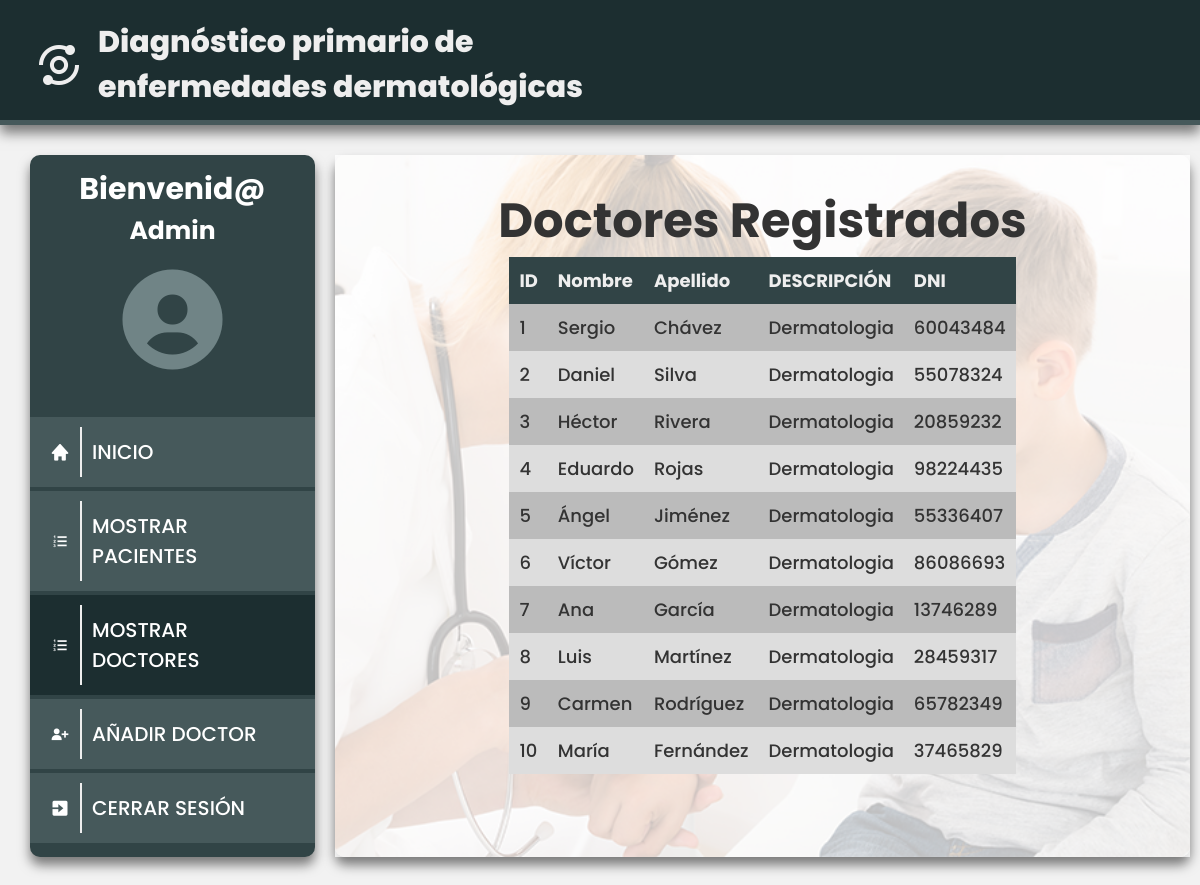
Screenshot of /show_doctors_admin with the database file from the repository.
### tables this page shows
CREATE TABLE "Doctors" (
	"id"	INTEGER NOT NULL,
	"name"	TEXT NOT NULL,
	"lastName"	TEXT NOT NULL,
	"description"	TEXT NOT NULL,
	"document"	TEXT NOT NULL,
	"password"	TEXT NOT NULL,
	PRIMARY KEY("id" AUTOINCREMENT)
);

### app.py (the view)
@app.route("/show_doctors_admin")
def show_doctors_admin():
    conn = sqlite3.connect(database_path)
    cursor = conn.cursor()
    cursor.execute("SELECT * FROM Doctors")
    resultados = cursor.fetchall()
    cursor.close()
    conn.close()
    return render_template("show_doctors_admin.html", doctores=resultados)

### templates/show_doctors_admin.html
{% extends "interface_admin.html" %}
{% block ul %}
<ul class="nav_list">
  <li><a class="menu_opcion" href="{{ url_for('interface_admin') }}">
      <div>
        <i class='bx bxs-home'></i>
        <span>INICIO</span>
      </div>
    </a></li>
  <li><a class="menu_opcion" href="{{ url_for('show_patients_admin') }}">
      <div>
        <i class='bx bx-list-ol'></i>
        <span>MOSTRAR PACIENTES</span>
      </div>
    </a></li>
  <li><a class="menu_opcion activado" href="{{ url_for('show_doctors_admin') }}">
      <div>
        <i class='bx bx-list-ol'></i>
        <span>MOSTRAR DOCTORES</span>
      </div>
    </a></li>
  <li><a class="menu_opcion" href="{{ url_for('add_doctor')}}">
      <div>
        <i class='bx bxs-user-plus'></i>
        <span>AÑADIR DOCTOR</span>
      </div>
    </a></li>
  <li><a class="menu_opcion" href="{{ url_for('index') }}">
      <div>
        <i class='bx bxs-exit'></i>
        <span>CERRAR SESIÓN</span>
      </div>
    </a></li>
</ul>
{% endblock %}
{% block content %}
<div class="overlay_3">
  <h1>Doctores Registrados</h1>
  <div class="patients_table">
    <table>
      <tr>
        <th>ID</th>
        <th>Nombre</th>
        <th>Apellido</th>
        <th>DESCRIPCIÓN</th>
        <th>DNI</th>
      </tr>
      {% for doctor in doctores %}
      <tr>
        <td>{{ doctor[0] }}</td>
        <td>{{ doctor[1] }}</td>
        <td>{{ doctor[2] }}</td>
        <td>{{ doctor[3] }}</td>
        <td>{{ doctor[4] }}</td>
      </tr>
      {% endfor %}
    </table>
  </div>
</div>
{% endblock %}

### static/css/admin_style.css (style rules this page uses)
* { margin: 0; padding: 0; box-sizing: border-box; }
.nav_list { list-style: none; display: flex; flex-direction: column; width: 100%; }
.menu_opcion { display: block; text-decoration: none; padding: 10px; font-size: 20px; font-family: "Poppins", sans-serif; font-weight: 500; color: #fff; background-color: #46595b; border-top: 2px solid #314446; border-bottom: 2px solid #314446; transition: all 0.6s ease; }
.activado { background-color: #1c2e30; }
.menu_opcion div { display: flex; align-items: center; }
.menu_opcion span { display: block; border-left: 2px solid #eee; padding: 10px; }
.menu_opcion i { padding: 10px; }
.overlay_3 { width: 100%; height: 100%; background-color: rgba(255, 255, 255, 0.75); display: flex; align-items: center; flex-direction: column; justify-content: center; padding: 30px 0px 0px 0px; font-size: 24px; font-family: "Poppins", sans-serif; font-weight: 500; color: #333; }
.patients_table { height: 600px; overflow-y: scroll; }
.patients_table th { background-color: #314446; color: #EEE; font-size: 18px; padding: 10px; }
.patients_table td { padding: 5px; color: #333; font-size: 18px; padding: 10px; }
.patients_table table { border-collapse: collapse; text-align: left; }
.patients_table tr { background-color: #ddd; }
.patients_table tr:nth-child(even) { background-color: #bbb; }

### rows the page displays
Doctors: id "1", name "Sergio", lastName "Chávez", description "Dermatologia", document "60043484"
Doctors: id "2", name "Daniel", lastName "Silva", description "Dermatologia", document "55078324"
Doctors: id "3", name "Héctor", lastName "Rivera", description "Dermatologia", document "20859232"
Doctors: id "4", name "Eduardo", lastName "Rojas", description "Dermatologia", document "98224435"
Doctors: id "5", name "Ángel", lastName "Jiménez", description "Dermatologia", document "55336407"
Doctors: id "6", name "Víctor", lastName "Gómez", description "Dermatologia", document "86086693"
Doctors: id "7", name "Ana", lastName "García", description "Dermatologia", document "13746289"
Doctors: id "8", name "Luis", lastName "Martínez", description "Dermatologia", document "28459317"
Doctors: id "9", name "Carmen", lastName "Rodríguez", description "Dermatologia", document "65782349"
Doctors: id "10", name "María", lastName "Fernández", description "Dermatologia", document "37465829"
